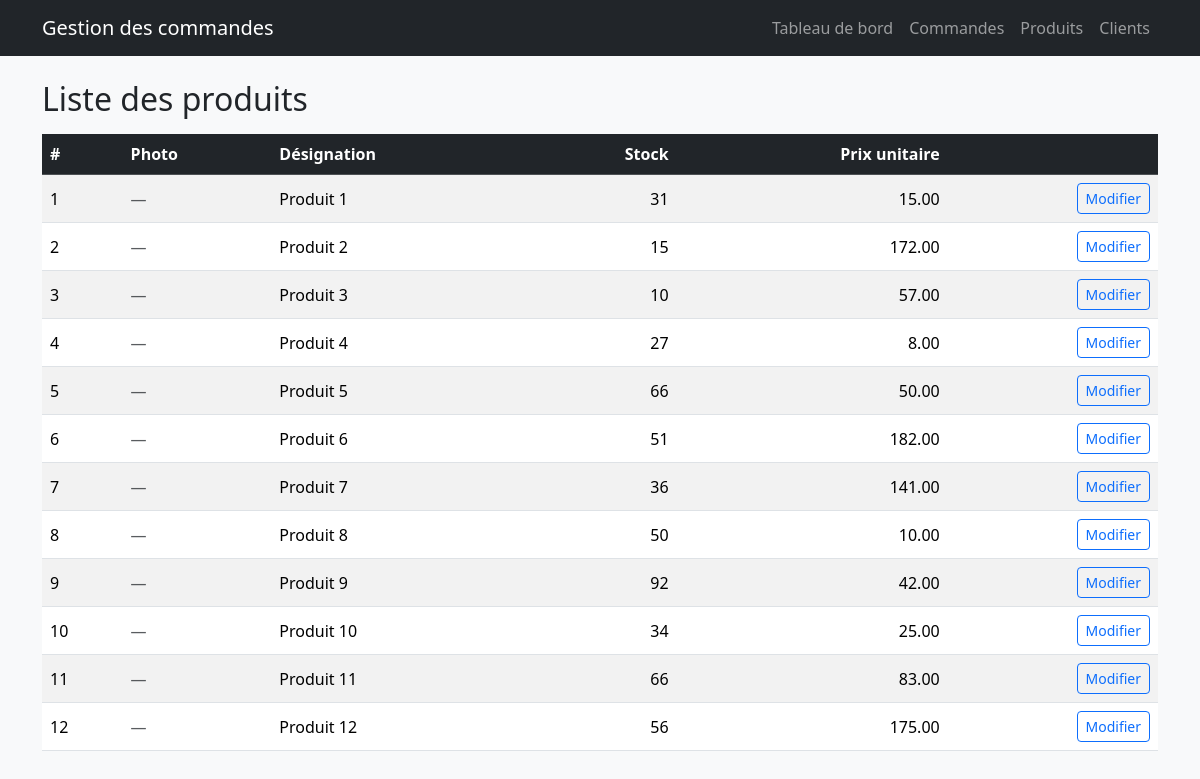
Page /produits/ on the committed database.
### commandes/models.py (models this page shows, shortened)
class Produit(models.Model):
    idprod = models.AutoField(primary_key=True)
    designprod = models.CharField(max_length=150)
    qtestock = models.PositiveIntegerField(default=0)
    prixuprod = models.DecimalField(max_digits=10, decimal_places=2)
    photoprod = models.ImageField(upload_to="produits/", blank=True, null=True)

### commandes/views.py (the view)
# urls.py: path("produits/", views.produits, name="produits"),
def produits(request):
    return render(request, "commandes/produits.html",
                  {"produits": Produit.objects.order_by("idprod")})

### commandes/templates/commandes/produits.html
{% extends "commandes/base.html" %}
{% block content %}
<h2 class="mb-3">Liste des produits</h2>
<table class="table table-striped table-hover bg-white align-middle">
  <thead class="table-dark"><tr>
    <th>#</th><th>Photo</th><th>Désignation</th><th class="text-end">Stock</th><th class="text-end">Prix unitaire</th><th></th>
  </tr></thead>
  <tbody>
  {% for p in produits %}
    <tr>
      <td>{{ p.idprod }}</td>
      <td>{% if p.photoprod %}<img src="{{ p.photoprod.url }}" height="40" class="rounded">{% else %}<span class="text-muted">—</span>{% endif %}</td>
      <td>{{ p.designprod }}</td>
      <td class="text-end">{% if p.qtestock < 10 %}<span class="badge text-bg-danger">{{ p.qtestock }}</span>{% else %}{{ p.qtestock }}{% endif %}</td>
      <td class="text-end">{{ p.prixuprod }}</td>
      <td class="text-end"><a class="btn btn-sm btn-outline-primary" href="{% url 'modifier_produit' p.idprod %}">Modifier</a></td>
    </tr>
  {% empty %}<tr><td colspan="6" class="text-center text-muted">Aucun produit.</td></tr>
  {% endfor %}
  </tbody>
</table>
{% endblock %}

### commandes/templates/commandes/base.html (shortened to what this page needs)
<!DOCTYPE html>
<html lang="fr">
<head>
  <link href="https://cdn.jsdelivr.net/npm/bootstrap@5.3.3/dist/css/bootstrap.min.css" rel="stylesheet">
</head>
<body class="bg-light">
<nav class="navbar navbar-expand-lg navbar-dark bg-dark mb-4">
  <div class="container">
    <a class="navbar-brand" href="{% url 'dashboard' %}">Gestion des commandes</a>
    <div class="navbar-nav">
      <a class="nav-link" href="{% url 'dashboard' %}">Tableau de bord</a>
      <a class="nav-link" href="{% url 'commandes' %}">Commandes</a>
      <a class="nav-link" href="{% url 'produits' %}">Produits</a>
      <a class="nav-link" href="{% url 'clients' %}">Clients</a>
    </div>
  </div>
</nav>
<main class="container pb-5">
  {% block content %}{% endblock %}
</main>
</body>
</html>

### rows in the picture
Produit: idprod "1", designprod "Produit 1", qtestock "31", prixuprod "15.00"
Produit: idprod "2", designprod "Produit 2", qtestock "15", prixuprod "172.00"
Produit: idprod "3", designprod "Produit 3", qtestock "10", prixuprod "57.00"
Produit: idprod "4", designprod "Produit 4", qtestock "27", prixuprod "8.00"
Produit: idprod "5", designprod "Produit 5", qtestock "66", prixuprod "50.00"
Produit: idprod "6", designprod "Produit 6", qtestock "51", prixuprod "182.00"
Produit: idprod "7", designprod "Produit 7", qtestock "36", prixuprod "141.00"
Produit: idprod "8", designprod "Produit 8", qtestock "50", prixuprod "10.00"
Produit: idprod "9", designprod "Produit 9", qtestock "92", prixuprod "42.00"
Produit: idprod "10", designprod "Produit 10", qtestock "34", prixuprod "25.00"
Produit: idprod "11", designprod "Produit 11", qtestock "66", prixuprod "83.00"
Produit: idprod "12", designprod "Produit 12", qtestock "56", prixuprod "175.00"
